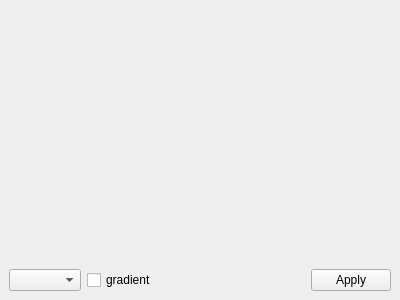
<?xml version="1.0" encoding="UTF-8"?>
<ui version="4.0">
 <class>RgbDock</class>
 <widget class="QDockWidget" name="RgbDock">
  <property name="geometry">
   <rect>
    <x>0</x>
    <y>0</y>
    <width>400</width>
    <height>300</height>
   </rect>
  </property>
  <property name="windowTitle">
   <string>RGB View</string>
  </property>
  <widget class="QWidget" name="dockWidgetContents">
   <layout class="QVBoxLayout" name="verticalLayout_2">
    <item>
     <widget class="ScaledView" name="view" native="true">
      <property name="sizePolicy">
       <sizepolicy hsizetype="Preferred" vsizetype="Expanding">
        <horstretch>0</horstretch>
        <verstretch>0</verstretch>
       </sizepolicy>
      </property>
      <property name="minimumSize">
       <size>
        <width>150</width>
        <height>150</height>
       </size>
      </property>
     </widget>
    </item>
    <item>
     <widget class="QWidget" name="widget" native="true">
      <layout class="QHBoxLayout" name="horizontalLayout_2">
       <property name="margin">
        <number>0</number>
       </property>
       <item>
        <widget class="QComboBox" name="sourceBox"/>
       </item>
       <item>
        <widget class="QCheckBox" name="gradientCheck">
         <property name="text">
          <string>gradient</string>
         </property>
        </widget>
       </item>
       <item>
        <spacer name="horizontalSpacer">
         <property name="orientation">
          <enum>Qt::Horizontal</enum>
         </property>
         <property name="sizeHint" stdset="0">
          <size>
           <width>40</width>
           <height>20</height>
          </size>
         </property>
        </spacer>
       </item>
       <item>
        <widget class="QPushButton" name="applyButton">
         <property name="text">
          <string>Apply</string>
         </property>
        </widget>
       </item>
      </layout>
     </widget>
    </item>
   </layout>
  </widget>
 </widget>
 <customwidgets>
  <customwidget>
   <class>ScaledView</class>
   <extends>QWidget</extends>
   <header>scaledview.h</header>
   <container>1</container>
  </customwidget>
 </customwidgets>
 <resources/>
 <connections/>
</ui>
